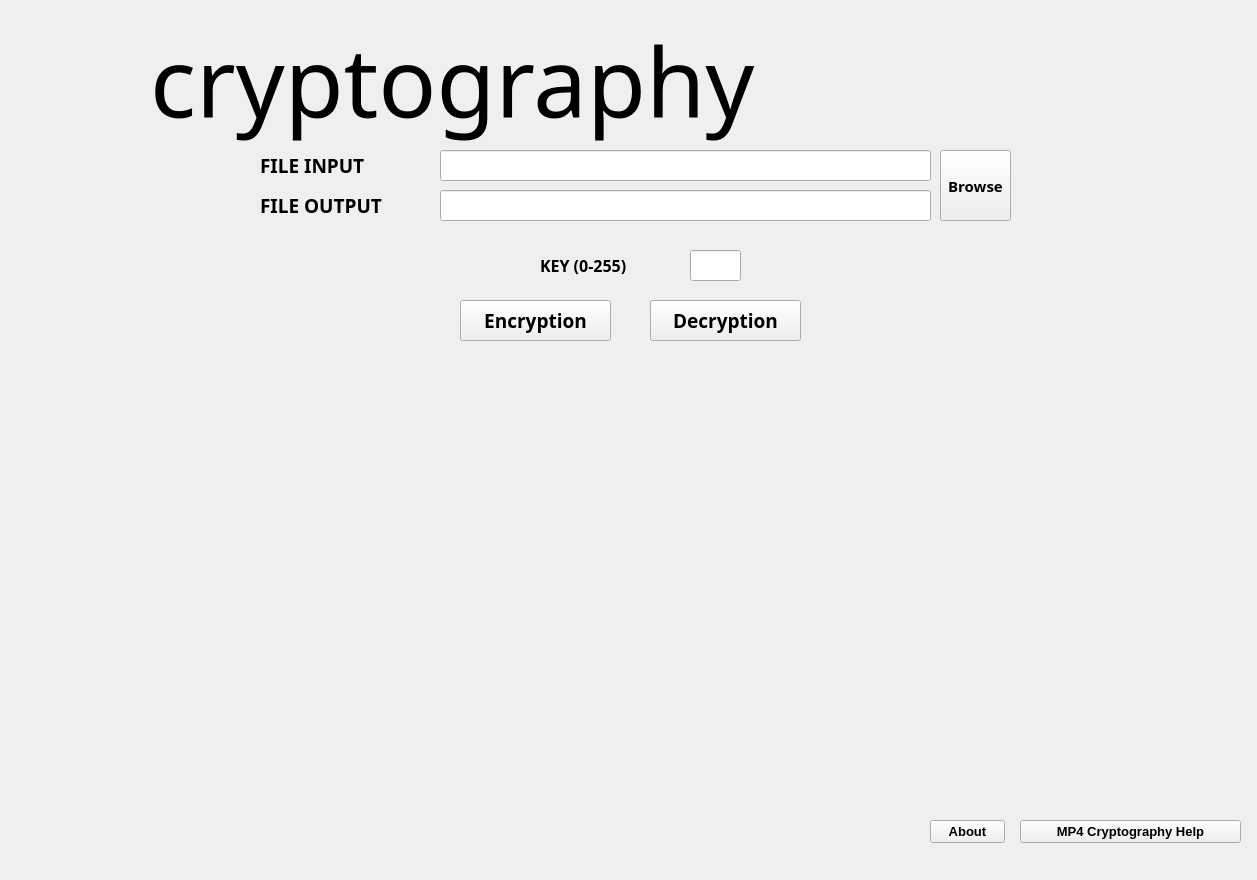
<?xml version="1.0" encoding="UTF-8"?>
<ui version="4.0">
 <class>MainWindow</class>
 <widget class="QMainWindow" name="MainWindow">
  <property name="enabled">
   <bool>true</bool>
  </property>
  <property name="geometry">
   <rect>
    <x>0</x>
    <y>0</y>
    <width>1257</width>
    <height>880</height>
   </rect>
  </property>
  <property name="sizePolicy">
   <sizepolicy hsizetype="Fixed" vsizetype="Fixed">
    <horstretch>0</horstretch>
    <verstretch>0</verstretch>
   </sizepolicy>
  </property>
  <property name="minimumSize">
   <size>
    <width>1257</width>
    <height>880</height>
   </size>
  </property>
  <property name="maximumSize">
   <size>
    <width>1257</width>
    <height>880</height>
   </size>
  </property>
  <property name="windowTitle">
   <string>MP4 Cryptography</string>
  </property>
  <property name="windowIcon">
   <iconset>
    <normaloff>images.png</normaloff>images.png</iconset>
  </property>
  <property name="styleSheet">
   <string notr="true">background-image: url(a.jpg)
</string>
  </property>
  <widget class="QWidget" name="centralwidget">
   <widget class="QLabel" name="label">
    <property name="enabled">
     <bool>true</bool>
    </property>
    <property name="geometry">
     <rect>
      <x>150</x>
      <y>20</y>
      <width>981</width>
      <height>121</height>
     </rect>
    </property>
    <property name="font">
     <font>
      <family>Showcard Gothic</family>
      <pointsize>72</pointsize>
     </font>
    </property>
    <property name="text">
     <string>cryptography</string>
    </property>
   </widget>
   <widget class="QLabel" name="label_2">
    <property name="geometry">
     <rect>
      <x>260</x>
      <y>150</y>
      <width>171</width>
      <height>31</height>
     </rect>
    </property>
    <property name="font">
     <font>
      <family>Segoe Script</family>
      <pointsize>14</pointsize>
      <weight>75</weight>
      <bold>true</bold>
     </font>
    </property>
    <property name="text">
     <string>FILE INPUT</string>
    </property>
   </widget>
   <widget class="QPushButton" name="pushButton">
    <property name="geometry">
     <rect>
      <x>940</x>
      <y>150</y>
      <width>71</width>
      <height>71</height>
     </rect>
    </property>
    <property name="font">
     <font>
      <family>Segoe Script</family>
      <pointsize>11</pointsize>
      <weight>75</weight>
      <bold>true</bold>
     </font>
    </property>
    <property name="text">
     <string>Browse</string>
    </property>
   </widget>
   <widget class="QPushButton" name="pushButton_2">
    <property name="geometry">
     <rect>
      <x>460</x>
      <y>300</y>
      <width>151</width>
      <height>41</height>
     </rect>
    </property>
    <property name="font">
     <font>
      <family>Segoe Script</family>
      <pointsize>14</pointsize>
      <weight>75</weight>
      <bold>true</bold>
     </font>
    </property>
    <property name="text">
     <string>Encryption</string>
    </property>
   </widget>
   <widget class="QPushButton" name="pushButton_3">
    <property name="geometry">
     <rect>
      <x>650</x>
      <y>300</y>
      <width>151</width>
      <height>41</height>
     </rect>
    </property>
    <property name="font">
     <font>
      <family>Segoe Script</family>
      <pointsize>14</pointsize>
      <weight>75</weight>
      <bold>true</bold>
     </font>
    </property>
    <property name="text">
     <string>Decryption</string>
    </property>
   </widget>
   <widget class="QLabel" name="label_3">
    <property name="geometry">
     <rect>
      <x>540</x>
      <y>250</y>
      <width>141</width>
      <height>31</height>
     </rect>
    </property>
    <property name="font">
     <font>
      <family>Segoe Script</family>
      <pointsize>12</pointsize>
      <weight>75</weight>
      <bold>true</bold>
     </font>
    </property>
    <property name="text">
     <string>KEY (0-255)</string>
    </property>
   </widget>
   <widget class="QLineEdit" name="lineEdit">
    <property name="geometry">
     <rect>
      <x>440</x>
      <y>150</y>
      <width>491</width>
      <height>31</height>
     </rect>
    </property>
    <property name="font">
     <font>
      <pointsize>12</pointsize>
     </font>
    </property>
    <property name="readOnly">
     <bool>true</bool>
    </property>
   </widget>
   <widget class="QLineEdit" name="lineEdit_2">
    <property name="geometry">
     <rect>
      <x>690</x>
      <y>250</y>
      <width>51</width>
      <height>31</height>
     </rect>
    </property>
    <property name="font">
     <font>
      <pointsize>12</pointsize>
     </font>
    </property>
   </widget>
   <widget class="QLabel" name="label_4">
    <property name="geometry">
     <rect>
      <x>260</x>
      <y>190</y>
      <width>171</width>
      <height>31</height>
     </rect>
    </property>
    <property name="font">
     <font>
      <family>Segoe Script</family>
      <pointsize>14</pointsize>
      <weight>75</weight>
      <bold>true</bold>
     </font>
    </property>
    <property name="text">
     <string>FILE OUTPUT</string>
    </property>
   </widget>
   <widget class="QLineEdit" name="lineEdit_3">
    <property name="geometry">
     <rect>
      <x>440</x>
      <y>190</y>
      <width>491</width>
      <height>31</height>
     </rect>
    </property>
    <property name="font">
     <font>
      <pointsize>12</pointsize>
     </font>
    </property>
    <property name="readOnly">
     <bool>true</bool>
    </property>
   </widget>
   <widget class="QPushButton" name="pushButton_4">
    <property name="geometry">
     <rect>
      <x>930</x>
      <y>820</y>
      <width>75</width>
      <height>23</height>
     </rect>
    </property>
    <property name="font">
     <font>
      <pointsize>10</pointsize>
      <weight>75</weight>
      <bold>true</bold>
     </font>
    </property>
    <property name="text">
     <string>About</string>
    </property>
   </widget>
   <widget class="QPushButton" name="pushButton_5">
    <property name="geometry">
     <rect>
      <x>1020</x>
      <y>820</y>
      <width>221</width>
      <height>23</height>
     </rect>
    </property>
    <property name="font">
     <font>
      <pointsize>10</pointsize>
      <weight>75</weight>
      <bold>true</bold>
     </font>
    </property>
    <property name="text">
     <string>MP4 Cryptography Help</string>
    </property>
   </widget>
  </widget>
  <action name="actionAbout">
   <property name="text">
    <string>About</string>
   </property>
  </action>
  <action name="actionMP">
   <property name="text">
    <string>MP4 Cryptography Help</string>
   </property>
  </action>
 </widget>
 <resources/>
 <connections/>
</ui>
